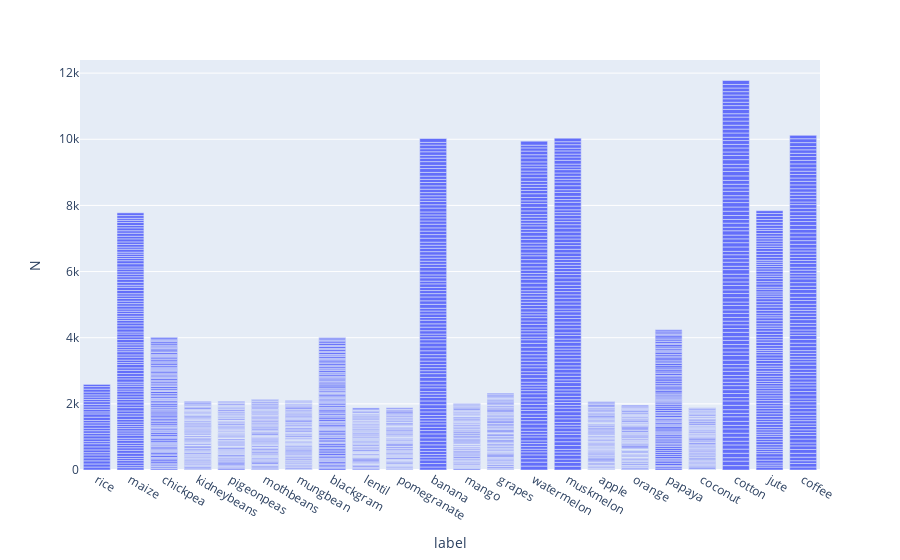

Notebook source saved alongside this figure:
### Code cell
fig1=px.bar(crop_summary_new,x='label',y='N')
fig1.show()

### Figure 1 — Plotly figure (JSON) as saved in the notebook; plotly's stock layout.template omitted (floating-point values rounded to 4 significant figures; data arrays with more than 128 entries replaced by an {"elided": "..."} marker saying what was removed)
{"data": [{"alignmentgroup": "True", "hovertemplate": "label=%{x}<br>N=%{y}<extra></extra>", "legendgroup": "", "marker": {"color": "#636efa", "pattern": {"shape": ""}}, "name": "", "offsetgroup": "", "orientation": "v", "showlegend": false, "textposition": "auto", "type": "bar", "x": {"elided": "2101 str values"}, "xaxis": "x", "y": {"elided": "2101 int values"}, "yaxis": "y"}], "layout": {"barmode": "relative", "legend": {"tracegroupgap": 0}, "margin": {"t": 60}, "xaxis": {"anchor": "y", "domain": [0, 1], "title": {"text": "label"}}, "yaxis": {"anchor": "x", "domain": [0, 1], "title": {"text": "N"}}}}
